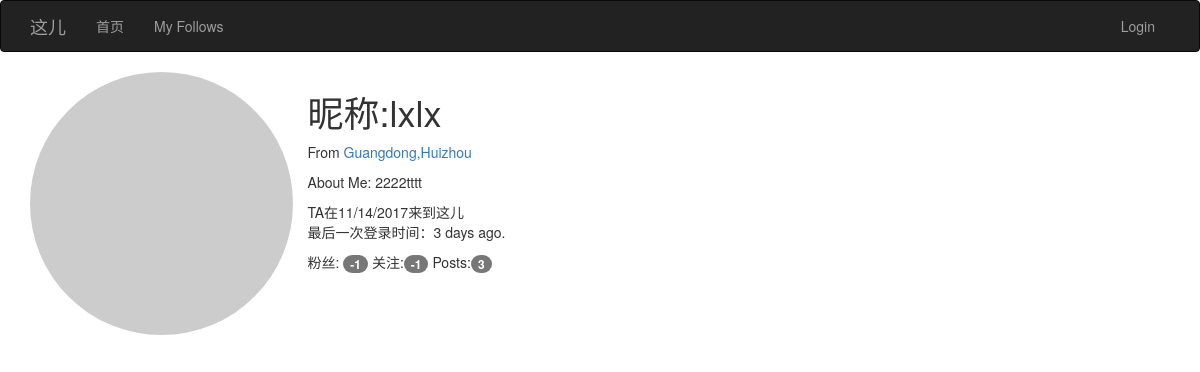
Page /followed/2 on the earlier database version.
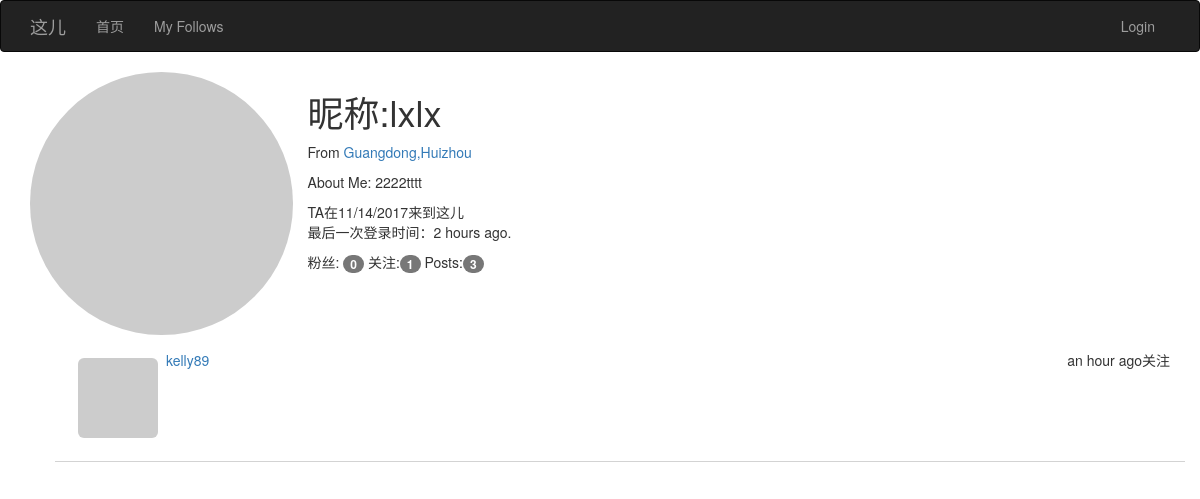
Same page on the later database version.
### app/models.py (models this page shows, shortened)
class User(UserMixin, db.Model):
    __tablename__ = 'users'
    id = db.Column(db.Integer, primary_key=True)
    email = db.Column(db.String(64), unique=True, index=True)
    username = db.Column(db.String(64), unique=True, index=True)
    password_hash = db.Column(db.String(128))
    confirmed = db.Column(db.Boolean, default=False)
    role_id = db.Column(db.Integer, db.ForeignKey('roles.id'))
    posts = db.relationship('Post', backref='author', lazy='dynamic')
    location = db.Column(db.String(64))
    about_me = db.Column(db.Text())
    member_since = db.Column(db.DateTime(), default=datetime.utcnow)
    last_seen = db.Column(db.DateTime(), default=datetime.utcnow)
    avatar = db.Column(db.String(128))
    followed = db.relationship('Follow', foreign_keys=[Follow.follower_id],
                               backref=db.backref('follower', lazy='joined'),
                               lazy='dynamic', cascade='all, delete-orphan')
    followers = db.relationship('Follow', foreign_keys=[Follow.followed_id],
                                backref=db.backref('followed', lazy='joined'),
                                lazy='dynamic', cascade='all, delete-orphan')
    def getAvatar(self, size=100, default='identicon', rating='g'):
        if request.is_secure:
            url = "https://secure.gravatar.com/avatar"
        else:
            url = 'http://www.gravatar.com/avatar'
        hash = self.avatar or self.cemail
        return '{url}/{hash}?s={size}&d={default}&r={rating}'.format(
            url=url, hash=hash, default=default, rating=rating, size=size)
    @property
    def cemail(self):
        """
        返回同email
        @return:
        @rtype:
        """
        return self.email
    @property
    def password(self):
        raise AttributeError('password is not readable attribute')

class Follow(db.Model):
    __tablename__ = 'follow'
    follower_id = db.Column(db.Integer, db.ForeignKey('users.id'), primary_key=True)
    followed_id = db.Column(db.Integer, db.ForeignKey('users.id'), primary_key=True)
    timestamp = db.Column(db.DateTime, default=datetime.utcnow)

### app/main/views.py (the view)
@main.route('/followed/<int:id>')
def followed(id):
    user = User.query.get_or_404(id)
    page = request.args.get('page', 1, type=int)
    pagination = user.followed.order_by(Follow.timestamp.desc()) \
        .paginate(page, per_page=current_app.config['POSTS_PER_PAGE'], error_out=False)
    follows = [{'user': item.followed, 'timestamp': item.timestamp} for item in pagination.items]  # 蜜汁写法
    return render_template('user/followers.html', user=user, title="关注", endpoint='.followers', pagination=pagination,
                           follows=follows)

### app/main/__init__.py (called while the page is built)
@main.app_context_processor
def inject_permissions():
    return dict(Permission=Permission)

### app/models.py (called while the page is built)
    def can(self, permissions):
        return False

    def is_administrator(self):
        return False

### app/templates/user/followers.html (shortened to what this page needs)
{% extends "bootstrap_base.html" %}
{% import 'message.html' as msg %}
{% block content %}
<div class="container">
    {% include('user/_user_info.html') %}
    {% include('user/_users.html') %}
</div>
{% endblock %}

### app/templates/user/_user_info.html (shortened to what this page needs)
<div class="row">
    <img src="{{user.getAvatar(size=256)}}" class="col-md-3 img-circle profile-thumbnail"/>
    <h1>昵称:{{ user.username}}</h1>
    <p>
        {%if user.location %}From <a href="http://maps.google.com/?q={{user.location }}"
                                     target="_blank">{{user.location}}</a> {%endif%}
    {% if user.about_me %}
    <p>About Me:{{user.about_me}}</p>
    {% endif %}
    <p>TA在{{moment(user.member_since).format('L')}}来到这儿<br/>最后一次登录时间：{{moment(user.last_seen).fromNow()
        }}. </p>
    <p class="followers_info">
        粉丝:<a href="{{url_for('.followers',id=user.id)}}"> <span
            class="badge">{{user.followers.count()-1}} </span></a>
        关注:<a href="{{url_for('.followed',id=user.id)}}"><span class="badge">
        {{user.followed.count()-1}}</span></a>
        Posts:<a href="{{url_for('.user',id=user.id)}}"><span class="badge">{{total or user.posts.count()}}</span></a>
    </p>
</div>

### app/templates/user/_users.html (shortened to what this page needs)
<ul class="follows">
    {% for follow in follows if follow.user != user %}
    <li class="row">
        <div class="post-thumbnail">
            <a href="{{url_for('.user',id=follow.user.id)}}">
                <img src="{{ follow.user.getAvatar(size=40) }}"
                     class="img-rounded profile-thumbnail"/></a>
        </div>
        <div class="post-date">{{ moment(follow.timestamp).fromNow()}}关注</div>
        <div class="post-author"><a href="{{url_for('.user',id=follow.user.id)}}">
            {{ follow.user.username}}</a></div>
    </li>
    {% endfor %}
</ul>

Differences in the rows shown:
changed User "lxlx": last_seen "3 days ago" → "2 hours ago"
added Follow: timestamp "an hour ago"
now on this page (row unchanged): User: user.username "kelly89"
Other differences:
{{ user.followers.count()-1 }}: "-1" → "0"
{{ user.followed.count()-1 }}: "-1" → "1"
new list line: "关注"
